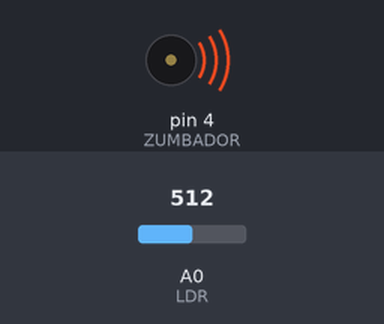
A sketch run on a simulated Arduino Uno, built with avr-gcc and run on an emulated ATmega328P. Parts: buzzer (waves = sounding). The test bench sets the inputs (shaded band); at power-on: A0 (LDR) = 512.

Above: at 0.1 s.
Timing chart, 0 to 1.6 s (numbered marks = the images above):
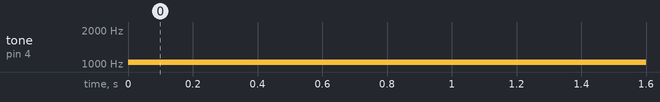

The sketch:

Thermin.ino
```cpp
//Thermin
#define LDR 0
#define ZUMBADOR 4

 //por encima de este valor no emite sonido
 #define SILENCIO 800
   //frecuencia maxima de sonido a emitir
 #define F_MAX 1500
     //frecuencia minima  de sonido a emtir
 #define F_MIN 200

 int valor_ldr, frecuencia;

void setup() {
}

void loop() {
     //Lectura LDR
   valor_ldr = analogRead(LDR);

   if (valor_ldr <=SILENCIO)
   {
    //Ajustamos el valor leido al rango de frecuencias
    frecuencia = map(valor_ldr, 0, SILENCIO, F_MIN, F_MAX);

          //emtimos el sonido
       tone(ZUMBADOR,frecuencia);
   }
   else
   {
    // si la mano no esta sobre el LDR no se emite sonido
   }
   }
```

Measured:
- by itself, tone on pin 4 (ZUMBADOR): silent → 1032 Hz at 0.00 s
